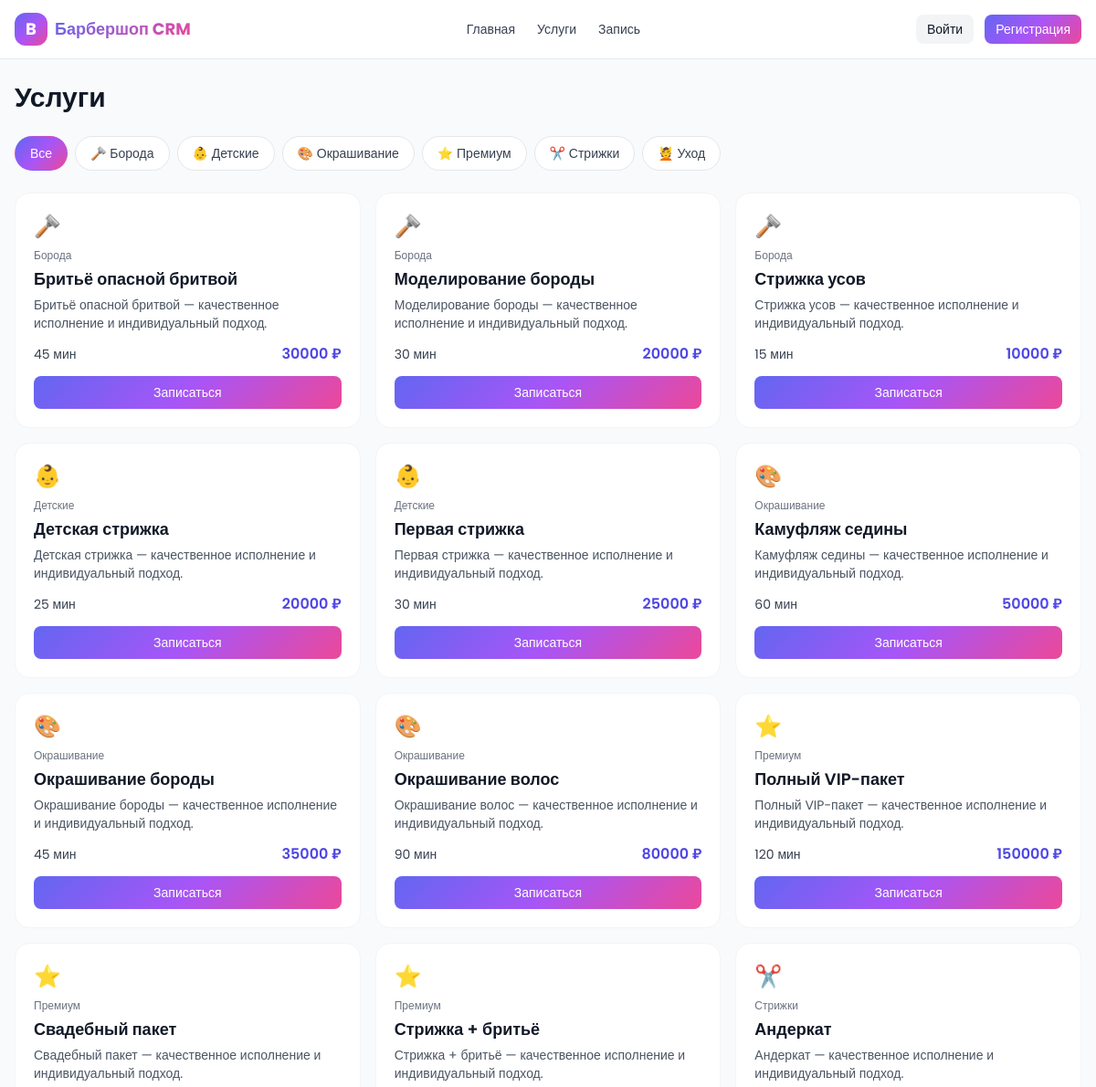
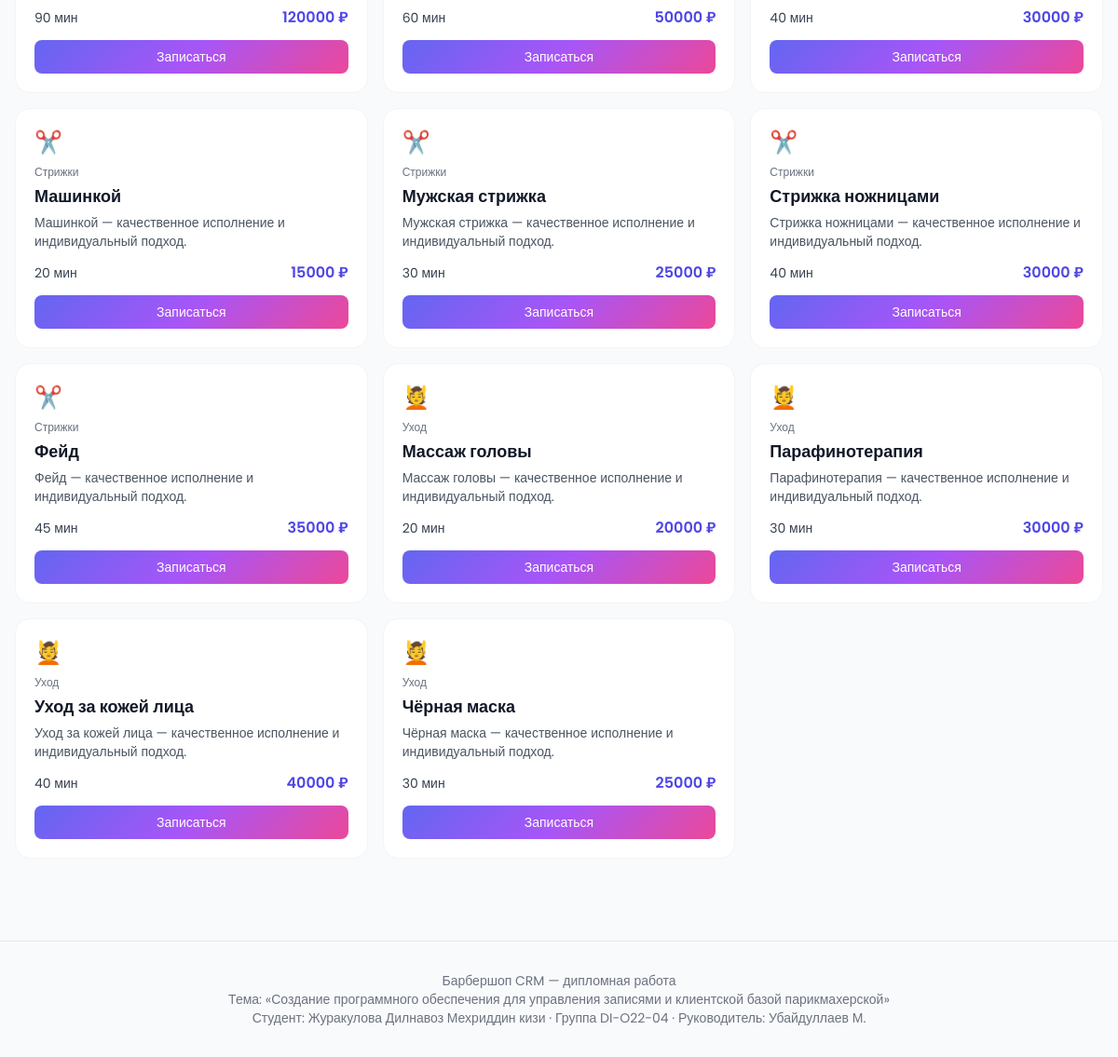
Page /services/ on the committed database (2 pictures, top to bottom).
### services/models.py (models this page shows, shortened)
class ServiceCategory(models.Model):
    name = models.CharField('Название', max_length=80)
    slug = models.SlugField('Слаг', max_length=80, unique=True, blank=True)
    icon_emoji = models.CharField('Иконка', max_length=8, default='✂️')
    class Meta:
        verbose_name = 'Категория услуг'
        verbose_name_plural = 'Категории услуг'
        ordering = ['name']

class Service(models.Model):
    category = models.ForeignKey(ServiceCategory, on_delete=models.CASCADE, related_name='services', verbose_name='Категория')
    name = models.CharField('Название', max_length=120)
    description = models.TextField('Описание', blank=True)
    duration_minutes = models.PositiveIntegerField('Длительность (мин)', default=30)
    price = models.DecimalField('Цена', max_digits=10, decimal_places=2, default=0)
    image_url = models.URLField('Изображение (URL)', blank=True)
    is_active = models.BooleanField('Активна', default=True)
    class Meta:
        verbose_name = 'Услуга'
        verbose_name_plural = 'Услуги'
        ordering = ['category__name', 'name']

### services/views.py (the view)
# urls.py: path('', views.service_list, name='list'),
def service_list(request):
    category_slug = request.GET.get('cat')
    services = Service.objects.filter(is_active=True).select_related('category')
    if category_slug:
        services = services.filter(category__slug=category_slug)
    return render(request, 'public/services.html', {
        'services': services,
        'categories': ServiceCategory.objects.all(),
        'active_category': category_slug,
    })

### core/context_processors.py (called while the page is built)
def bmi_meta(request):
    return {
        'BMI_TOPIC': 'Создание программного обеспечения для управления записями и клиентской базой парикмахерской',
        'BMI_STUDENT': 'Журакулова Дилнавоз Мехриддин кизи',
        'BMI_GROUP': 'DI-O22-04',
        'BMI_SUPERVISOR': 'Убайдуллаев М.',
        'BRAND_NAME': 'Барбершоп CRM',
    }

### templates/public/services.html (shortened to what this page needs)
{% extends 'base.html' %}
{% block content %}
<h1 class="text-3xl font-bold mb-6">Услуги</h1>
<div class="flex flex-wrap gap-2 mb-6">
  <a href="{% url 'services:list' %}" class="px-4 py-2 rounded-full text-sm border {% if not active_category %}brand-gradient text-white border-transparent{% else %}border-gray-200 text-gray-700 bg-white{% endif %}">Все</a>
  {% for c in categories %}
    <a href="?cat={{ c.slug }}" class="px-4 py-2 rounded-full text-sm border {% if active_category == c.slug %}brand-gradient text-white border-transparent{% else %}border-gray-200 text-gray-700 bg-white{% endif %}">{{ c.icon_emoji }} {{ c.name }}</a>
  {% endfor %}
</div>
<div class="grid grid-cols-1 sm:grid-cols-2 lg:grid-cols-3 gap-4">
  {% for s in services %}
    <div class="bg-white rounded-2xl p-5 border border-gray-100 hover:shadow-md transition">
      <div class="text-2xl mb-2">{{ s.category.icon_emoji }}</div>
      <div class="text-xs text-gray-500 mb-1">{{ s.category.name }}</div>
      <h3 class="font-semibold text-lg mb-1">{{ s.name }}</h3>
      <p class="text-sm text-gray-600 mb-3">{{ s.description|default:'Профессиональная услуга.'|truncatechars:100 }}</p>
      <div class="flex items-center justify-between mb-3">
        <span class="text-sm text-gray-700">{{ s.duration_minutes }} мин</span>
        <span class="font-semibold text-indigo-600">{{ s.price|floatformat:0 }} ₽</span>
      </div>
      <a href="{% url 'bookings:calendar' %}?service={{ s.id }}" class="block text-center brand-gradient text-white rounded-lg py-2 text-sm font-medium">Записаться</a>
    </div>
  {% empty %}
    <p class="text-gray-500 col-span-full">Услуг пока нет.</p>
  {% endfor %}
</div>
{% endblock %}

### templates/base.html (style rules this page uses)
html, body { font-family: 'Poppins', sans-serif; }
.brand-gradient { background: linear-gradient(135deg, #6366f1 0%, #a855f7 50%, #ec4899 100%); }

### rows in the picture
ServiceCategory: icon_emoji "🪒", name "Борода"
ServiceCategory: icon_emoji "👶", name "Детские"
ServiceCategory: icon_emoji "🎨", name "Окрашивание"
ServiceCategory: icon_emoji "⭐", name "Премиум"
ServiceCategory: icon_emoji "✂️", name "Стрижки"
ServiceCategory: icon_emoji "💆", name "Уход"
Service: category.icon_emoji "🪒", category.name "Борода", name "Бритьё опасной бритвой", description "Бритьё опасной бритвой — качественное исполнение и индивидуальный подход.", duration_minutes "45", price "30000"
Service: category.icon_emoji "🪒", category.name "Борода", name "Моделирование бороды", description "Моделирование бороды — качественное исполнение и индивидуальный подход.", duration_minutes "30", price "20000"
Service: category.icon_emoji "🪒", category.name "Борода", name "Стрижка усов", description "Стрижка усов — качественное исполнение и индивидуальный подход.", duration_minutes "15", price "10000"
Service: category.icon_emoji "👶", category.name "Детские", name "Детская стрижка", description "Детская стрижка — качественное исполнение и индивидуальный подход.", duration_minutes "25", price "20000"
Service: category.icon_emoji "👶", category.name "Детские", name "Первая стрижка", description "Первая стрижка — качественное исполнение и индивидуальный подход.", duration_minutes "30", price "25000"
Service: category.icon_emoji "🎨", category.name "Окрашивание", name "Камуфляж седины", description "Камуфляж седины — качественное исполнение и индивидуальный подход.", duration_minutes "60", price "50000"
Service: category.icon_emoji "🎨", category.name "Окрашивание", name "Окрашивание бороды", description "Окрашивание бороды — качественное исполнение и индивидуальный подход.", duration_minutes "45", price "35000"
Service: category.icon_emoji "🎨", category.name "Окрашивание", name "Окрашивание волос", description "Окрашивание волос — качественное исполнение и индивидуальный подход.", duration_minutes "90", price "80000"
Service: category.icon_emoji "⭐", category.name "Премиум", name "Полный VIP-пакет", description "Полный VIP-пакет — качественное исполнение и индивидуальный подход.", duration_minutes "120", price "150000"
Service: category.icon_emoji "⭐", category.name "Премиум", name "Свадебный пакет", description "Свадебный пакет — качественное исполнение и индивидуальный подход.", duration_minutes "90", price "120000"
Service: category.icon_emoji "⭐", category.name "Премиум", name "Стрижка + бритьё", description "Стрижка + бритьё — качественное исполнение и индивидуальный подход.", duration_minutes "60", price "50000"
Service: category.icon_emoji "✂️", category.name "Стрижки", name "Андеркат", description "Андеркат — качественное исполнение и индивидуальный подход.", duration_minutes "40", price "30000"
Service: category.icon_emoji "✂️", category.name "Стрижки", name "Машинкой", description "Машинкой — качественное исполнение и индивидуальный подход.", duration_minutes "20", price "15000"
Service: category.icon_emoji "✂️", category.name "Стрижки", name "Мужская стрижка", description "Мужская стрижка — качественное исполнение и индивидуальный подход.", duration_minutes "30", price "25000"
Service: category.icon_emoji "✂️", category.name "Стрижки", name "Стрижка ножницами", description "Стрижка ножницами — качественное исполнение и индивидуальный подход.", duration_minutes "40", price "30000"
Service: category.icon_emoji "✂️", category.name "Стрижки", name "Фейд", description "Фейд — качественное исполнение и индивидуальный подход.", duration_minutes "45", price "35000"
Service: category.icon_emoji "💆", category.name "Уход", name "Массаж головы", description "Массаж головы — качественное исполнение и индивидуальный подход.", duration_minutes "20", price "20000"
Service: category.icon_emoji "💆", category.name "Уход", name "Парафинотерапия", description "Парафинотерапия — качественное исполнение и индивидуальный подход.", duration_minutes "30", price "30000"
Service: category.icon_emoji "💆", category.name "Уход", name "Уход за кожей лица", description "Уход за кожей лица — качественное исполнение и индивидуальный подход.", duration_minutes "40", price "40000"
Service: category.icon_emoji "💆", category.name "Уход", name "Чёрная маска", description "Чёрная маска — качественное исполнение и индивидуальный подход.", duration_minutes "30", price "25000"
